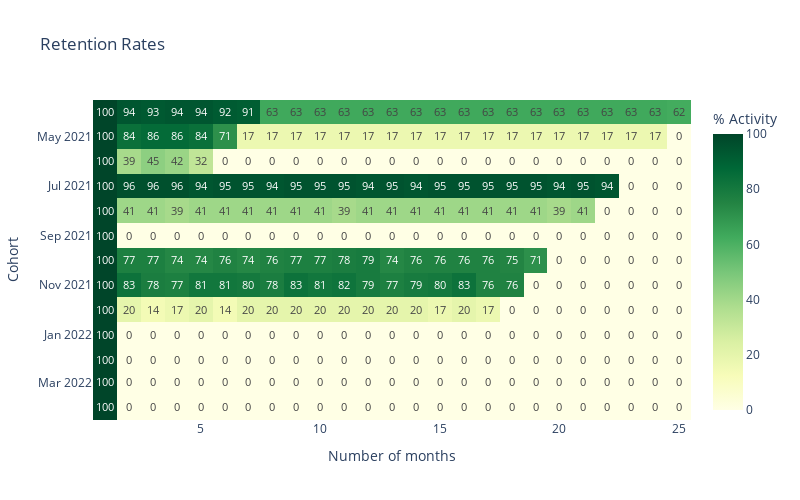

Write notebook code for a chart like this one.
### Code cell
import plotly.express as px

values = retention.fillna(0).applymap(lambda x: round(x*100)).values

fig = px.imshow(values,
                title='Retention Rates',
                x=list(retention.columns),
                y=list(retention.index),
                color_continuous_scale='ylgn',
                text_auto=True,
                height=400,
                width=800
                )

fig.update_layout(xaxis_title='Number of months', yaxis_title='Cohort',
                  coloraxis_colorbar=dict(title='% Activity'),
                  height=500, width=800)

fig.show()

### Figure 1 — Plotly figure (JSON) as saved in the notebook; plotly's stock layout.template omitted (floating-point values rounded to 4 significant figures; data arrays with more than 128 entries replaced by an {"elided": "..."} marker saying what was removed)
{"data": [{"coloraxis": "coloraxis", "hovertemplate": "x: %{x}<br>y: %{y}<br>color: %{z}<extra></extra>", "name": "0", "texttemplate": "%{z}", "type": "heatmap", "x": [1, 2, 3, 4, 5, 6, 7, 8, 9, 10, 11, 12, 13, 14, 15, 16, 17, 18, 19, 20, 21, 22, 23, 24, 25], "xaxis": "x", "y": ["2021-04-01", "2021-05-01", "2021-06-01", "2021-07-01", "2021-08-01", "2021-09-01", "2021-10-01", "2021-11-01", "2021-12-01", "2022-01-01", "2022-02-01", "2022-03-01", "2022-04-01"], "yaxis": "y", "z": {"elided": "13x25 int values"}}], "layout": {"coloraxis": {"colorbar": {"title": {"text": "% Activity"}}, "colorscale": [[0, "rgb(255,255,229)"], [0.125, "rgb(247,252,185)"], [0.25, "rgb(217,240,163)"], [0.375, "rgb(173,221,142)"], [0.5, "rgb(120,198,121)"], [0.625, "rgb(65,171,93)"], [0.75, "rgb(35,132,67)"], [0.875, "rgb(0,104,55)"], [1, "rgb(0,69,41)"]]}, "height": 500, "title": {"text": "Retention Rates"}, "width": 800, "xaxis": {"anchor": "y", "constrain": "domain", "domain": [0, 1], "scaleanchor": "y", "title": {"text": "Number of months"}}, "yaxis": {"anchor": "x", "autorange": "reversed", "constrain": "domain", "domain": [0, 1], "title": {"text": "Cohort"}}}}
